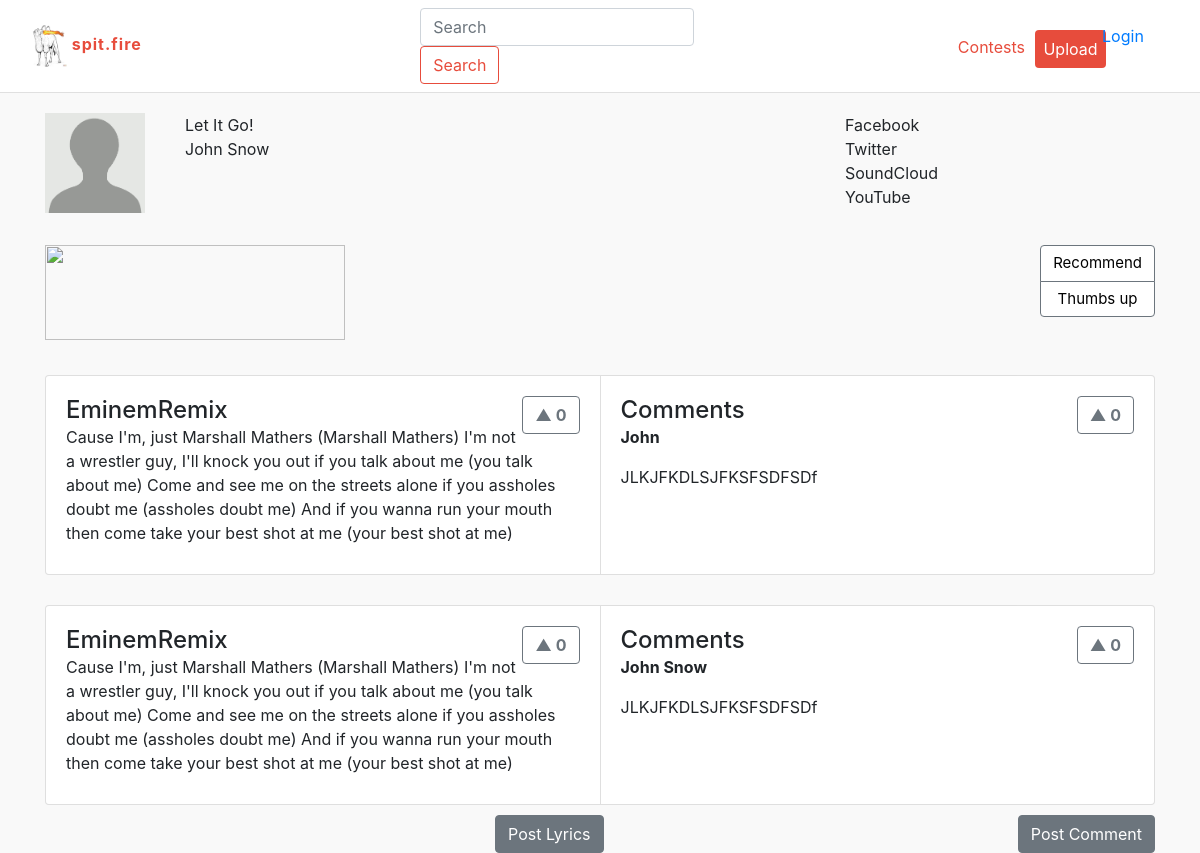
Screenshot of /spitfire/soundtrack with the database file from the repository.
### spitfire/models.py (models this page shows, shortened)
class Track(models.Model):  #the genre of a track is all the possible genres. This is a problem. Need fix
    id = models.UUIDField(primary_key=True, default=uuid.uuid4, help_text="Unique ID for this particular track across whole site")
    title = models.CharField(max_length=200)
    artist = models.ForeignKey('Artist', on_delete=models.SET_NULL,null=True)
    upvotes = models.PositiveIntegerField(default=0)
    genre = models.ManyToManyField(Genre, help_text="Select a genre for this track")
    description = models.TextField(blank=True, max_length=300)
    keywords = models.TextField(blank = True, max_length=30)
    mp3 = models.FileField(default = "user_audio/track_default.mp3",upload_to='user_audio/')
    def display_genre(self):
        """
        Creates a string for the Genre. This is required to display genre in Admin.
        """
        return ', '.join([ genre.name for genre in self.genre.all()[:3] ])
    display_genre.short_description = 'Genre'

class Artist(models.Model):
    user = models.OneToOneField(User, on_delete=models.CASCADE, null = True)
    id = models.UUIDField(primary_key=True, default=uuid.uuid4, help_text="Unique ID for this particular artist across whole site")
    if user.null == False:
        first_name = user.first_name
        last_name = user.last_name
    else:
        first_name = models.CharField(max_length=100, default = "Firstname")
        last_name = models.CharField(max_length=100, default = "Lastname")
    city = models.CharField(max_length=100, blank = True, null=True)
    number_of_spits = models.CharField(max_length=100, blank = True, null=True)
    number_of_followers = models.PositiveIntegerField(default=0)
    number_of_following = models.PositiveIntegerField(default=0)
    date_of_birth = models.DateField(null=True, blank=True)
    first_joined = models.DateField(null=True, blank=True)
    twitter_link = models.CharField(max_length=100, blank=True)
    instagram_link = models.CharField(max_length=100, blank=True)
    soundcloud_link = models.CharField(max_length=100, blank=True)
    image = models.FileField(upload_to='static/media', null=True, blank=True)

class Lyrics(models.Model): #this model looks good
    id = models.UUIDField(primary_key=True, default=uuid.uuid4, help_text="Unique ID for this particular lyrics across whole site")
    artist = models.ForeignKey('Artist', on_delete=models.SET_NULL,null=True)
    title = models.CharField(max_length=100, null=True)
    upvotes = models.PositiveIntegerField(default=0)
    Track = models.ForeignKey('Track', on_delete=models.SET_NULL, null=True)
    genre = models.ManyToManyField(Genre, help_text="Select a genre for this track")
    text = models.TextField(max_length=1000, help_text="Enter lyrics", default="Lyrical spiritual lyrics!")

class LyricComment(models.Model):
    id = models.UUIDField(primary_key=True, default=uuid.uuid4, help_text="Unique ID for this particular lyrics across whole site")
    upvotes = models.PositiveIntegerField(default=0)
    artist = models.ForeignKey('Artist', on_delete=models.SET_NULL, null=True)
    text = models.TextField(max_length=1000, help_text="Enter a comment")
    lyrics = models.ForeignKey('Lyrics', on_delete=models.SET_NULL, null=True)

### spitfire/views.py (the view)
def track(request):
	thisArtist = Artist.objects.get(id = '4c8b7e638ce24032ac6eb8225eafa76a')
	thisTrack = Track.objects.get(artist_id = thisArtist.id)
	lyric1 = Lyrics.objects.get(id = 'd40bd2d5970a4760b7a7ea56e7628759')
	comment1 = LyricComment.objects.get(id = 'ec4862f401974ba4ba592ff9c0be1794')
	lyric2 = Lyrics.objects.get(id = 'd40bd2d5970a4760b7a7ea56e7628759')
	comment2 = LyricComment.objects.get(id = 'ec4862f401974ba4ba592ff9c0be1794')
	return render(
		request,
		'soundtrack.html',
		context = {'thisTrack': thisTrack,
					 'thisArtist': thisArtist,
					 'lyric1': lyric1,
					 'comment1': comment1,
						 'lyric2': lyric2,
					 'comment2': comment2,
					},
	)

### spitfire/templates/soundtrack.html (shortened to what this page needs)
{% extends "baseTemplate.html" %}
{% block includeCSS %}
  {% load static %}
  <link rel="stylesheet" href="{% static 'css/soundtrack.css' %}">
{% endblock %}
{% block bodyContent %}
  <div class="container">
      <div class="row" id="profile">
        <div class='col-md-8'>
          <div id="trackInfo">
              <div id="picture"><img src ="{% static '/images/profile_default.png' %}" width= '100px'></div>
                <ul id="names-and-info">
                  <li>{{ thisTrack.title }}</li>
                  <li>{{ thisArtist.first_name }} {{ thisArtist.last_name }}</li>
                </ul>
            </div>
          </div>
          <div class='col-md-4'>
                <ul id="social-buttons">
                  <li>Facebook</li>
                  <li>Twitter</li>
                  <li>SoundCloud</li>
                  <li>YouTube</li>
                </ul>
          </div>
      </div>
      <div class="row" id='music-icon'>
        <div class='col-md-12'>
          <img src="https://media.giphy.com/media/VGsMTDfdn3e7u/giphy.gif" id='music-gif'>
			<div class="btn-group-vertical" role="group" aria-label="Basic example">
			  <button type="button" id="recButton" class="btn btn-secondary">Recommend</button>
			  <button type="button" id="thumb" class="btn btn-secondary">Thumbs up</button>
			</div>
        </div>
      </div>
      <div class="row" id='lyrics'>
        <div class='col-md-12'>
          <div class="card-group">
            <div class="card">
              <div class="card-body">
                <h4 class="card-title">{{ lyric1.title }}</h4>
                <button type="button" class="btn btn-outline-secondary float-right upvote-btn"><b>▲ {{ lyric1.upvotes }}</b></button>
                <p class="card-text">{{ lyric1.text }}</p>
              </div>
            </div>
            <div class="card">
              <div class="card-body">
                <h4 class="card-title">Comments</h4>
                <button type="button" class="btn btn-outline-secondary float-right upvote-btn"><b>▲ {{ comment1.upvotes }}</b></button>
                <p class="card-text">
                  <strong> {{ comment1.artist.first_name }}</strong>
                  <p> {{ comment1.text }} </p>
                </p>
              </div>
            </div>
          </div>
        </div>
      </div>
      <div class="row">
        <div class='col-md-12'>
          <div class="card-group">
            <div class="card">
              <div class="card-body">
                <h4 class="card-title">{{ lyric2.title }}</h4>
                <button type="button" class="btn btn-outline-secondary float-right upvote-btn"><b>▲ {{ lyric2.upvotes }}</b></button>
                <p class="card-text"> {{ lyric2.text }}</p>
              </div>
            </div>
            <div class="card">
              <div class="card-body">
                <h4 class="card-title">Comments</h4>
                <button type="button" class="btn btn-outline-secondary float-right upvote-btn"><b>▲ {{ comment2.upvotes }}</b></button>
                <p class="card-text">
                  <strong> {{ comment2.artist.first_name }} {{ comment2.artist.last_name }}</strong>
                  <p> {{ comment2.text }} </p>
                </p>
              </div>
            </div>
          </div>
        </div>
      </div>
    <div class="row">
        <div class='col-md-12'>
          <a href="{% url 'lyrics' %}">
            <button type="button" id="postLyrics" class="btn btn-secondary">Post Lyrics</button>
          </a>
          <button type="button" id="postComment" class="btn btn-secondary">Post Comment</button>
        </div>
    </div>
  </div>
{% endblock %}

### spitfire/templates/baseTemplate.html (shortened to what this page needs)
<!DOCTYPE html>
<html lang="en">
<head>
  <link rel="stylesheet" href="https://maxcdn.bootstrapcdn.com/bootstrap/4.0.0-beta/css/bootstrap.min.css">
  {% load static %}
  <link rel="stylesheet" href="{% static 'css/main.css' %}">
  {% block includeCSS %}
  {% endblock %}
</head>
<body>
    <nav class="navbar navbar-expand-lg navbar-light bg-white">
      <div class="col-md-4">
            <div id="logo">
              <a href = "{% url 'index' %}">
                <img  src = "{% static '/images/camel.png' %}">
                <span id="logo-name">spit.fire</span>
              </a>
            </div>
        </div>
        <div class="col-md-4">
          <form class="form-inline my-2 my-lg-0">
            <input class="form-control mr-sm-2" type="text" placeholder="Search" aria-label="Search">
            <button class="btn btn-outline-primary my-2 my-sm-0" type="submit">Search</button>
          </form>
        </div>
        <div class="col-md-4">
          <ul class="navbar-nav">
            <li>
              <a href="{% url 'contest' %}">
              <p id="contests-link" class="btn-link">Contests</p>
              </a>
            </li>
            <li>
              <a href="{% url 'upload' %}">
              <button id="upload-button" type="button" class="btn btn-primary">Upload</button>
              </a>
            </li>
            <li>
              {% if user.is_authenticated %}
              <div id="ddmenu" class="dropdown">
                <button href="{% url 'profile' %}" class="btn btn-secondary dropdown-toggle"
                        type="button" id="dropdownMenu1" data-toggle="dropdown"
                        aria-haspopup="true" aria-expanded="false">
                        <img src ="{% static '/images/profile_default.png' %}" width='35px'>
                      {% block UserProfilePic %} {% endblock %}
                </button>
                <div class="dropdown-menu" aria-labelledby="dropdownMenu1">
                  <a class="dropdown-item" href="{% url 'profile' %}">Profile</a>
                  <a class="dropdown-item" href="#!">Settings</a>
                  <a class="dropdown-item" href="#!">About us</a>
                  <a class="dropdown-item" href="{% url 'logout' %}?next={{request.path}}">Sign Out</a>
                </div>
              </div>
              {% else %}
              <a href="{% url 'login' %}?next={{request.path}}">Login</a>
              {% endif %}
            </li>
          </ul>
        </div>
      </nav>
      {% block bodyContent %}
      {% endblock %}
</body>
</html>

### spitfire/static/css/main.css (style rules this page uses)
:root { --main-color: #e74c3c; }
nav { background-color: white; width:100%; max-width: 1920px; border-bottom:1px solid rgb(224, 224, 224); box-shadow: 2px gray; }
nav button { cursor: pointer; }
nav #logo { width:36%; max-width:220px; padding: 0px; display: inline-block; }
nav #logo * > img { width: 28%; display: inline; max-width: 100px; }
nav #logo-name { font-weight: bold; letter-spacing: 1px; color: var(--main-color); }
nav ul.navbar-nav { margin-right: 7%; float: right; max-width: 220px; list-style-type: none; }
nav #contests-link { margin: 5% 5% 0 0; padding:7px; display: inline-block; color:var(--main-color); }
nav #upload-button { background-color: var(--main-color); border:0; color:white; display: inline-block; padding:7px 8px; margin: 8% 0 0 5%; }
nav .btn-outline-primary { background-color: white; color: var(--main-color); border-color: var(--main-color); }
body { background-color: #f9f9f9; }
.container { margin-left: auto; margin-right: auto; padding-left:15px; padding-right: 15px; }
.upvote-btn { cursor: pointer; }
.btn-primary { background-color: var(--main-color); color: white; border-color: var(--main-color); }

### spitfire/static/css/soundtrack.css (style rules this page uses)
#trackInfo img { height: 100px; float: left; }
#names-and-info li { list-style-type: none; width: 160px; margin-left: 5px; position: relative; left: 40px; }
#profile { padding-top: 20px; }
#social-buttons { list-style-type: none; float: left; }
#music-icon { height: 100px; margin-top: 20px; }
#music-gif { width: 300px; position: relative; height:95px; margin-top: 0px; padding-top: 0px; position: relative; }
.btn-group-vertical { float: right; }
#thumb { font-size: 15px; color: black; background-color: white; }
#recButton { font-size: 15px; color: black; background-color: white; }
#lyrics { margin-top: 30px; margin-bottom: 30px; }
.card-group { height: 200px; }
#postLyrics { margin-top: 10px; position: relative; left: 450px; }
#postComment { margin-top: 10px; position: relative; float: right; }
.card-title { display: inline; }

### rows the page displays
Track: title "Let It Go!"
Artist: first_name "John", last_name "Snow"
Lyrics: title "EminemRemix", upvotes "0", text "Cause I'm, just Marshall Mathers (Marshall Mathers) I'm not a wrestler guy, I'll knock you out if you talk about me (you talk about me) Come and see me on the streets alone if you assholes doubt me (assholes doubt me) And if you wanna run your mouth then come take your best shot at me (your best shot at me)"
LyricComment: upvotes "0", artist.first_name "John", text "JLKJFKDLSJFKSFSDFSDf", artist.last_name "Snow"
